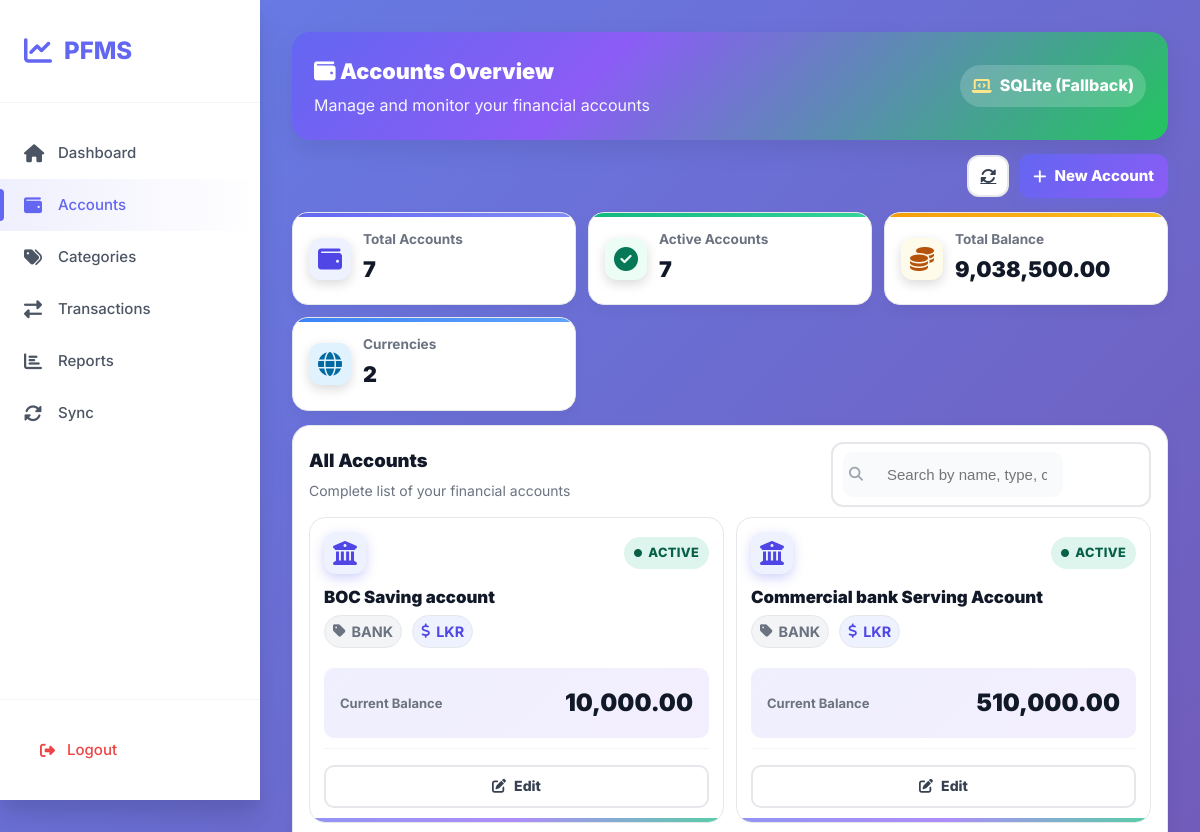
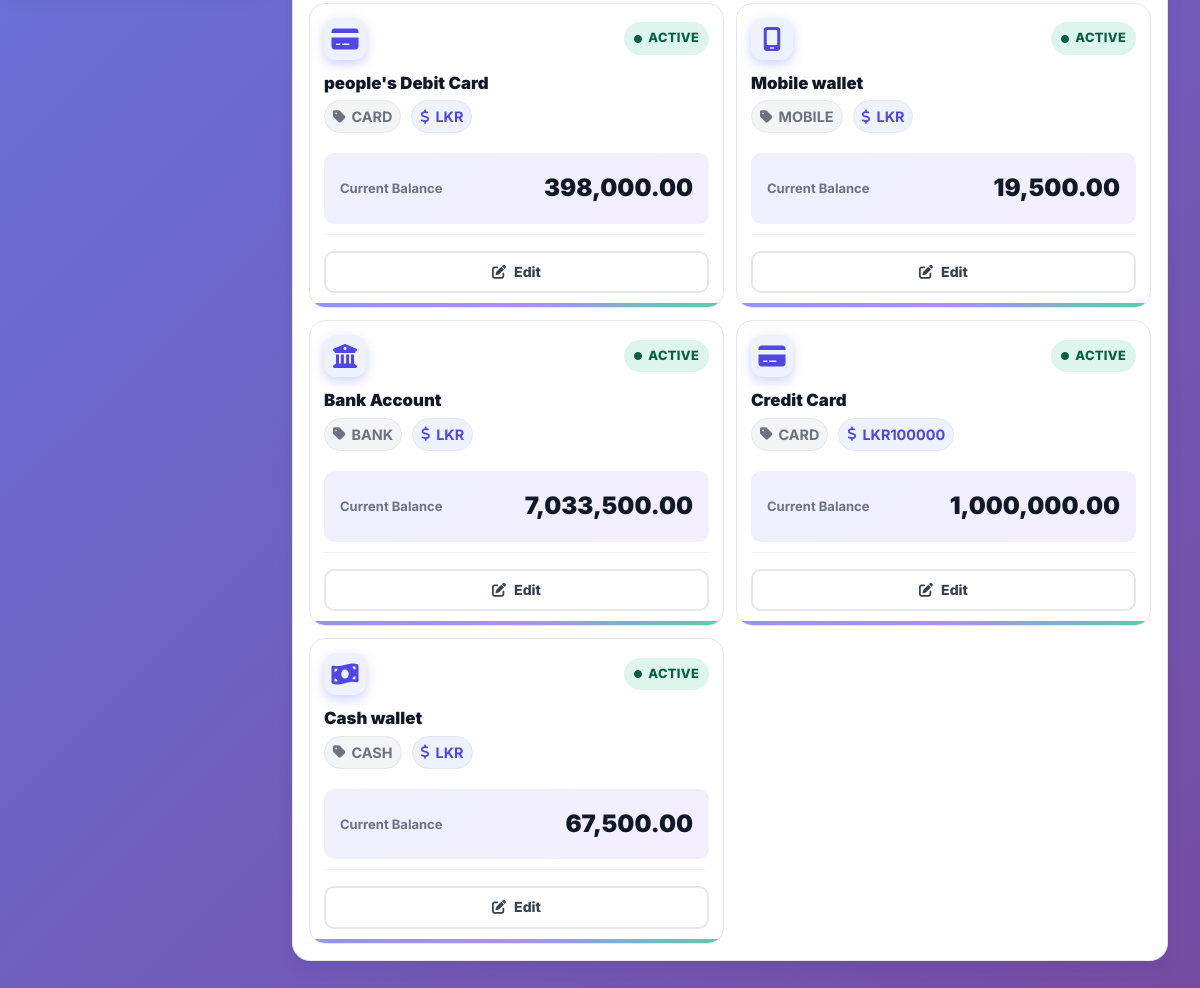
The page /app/auth/accounts/index.php (signed in) on the database as committed earlier (2 pictures, top to bottom).
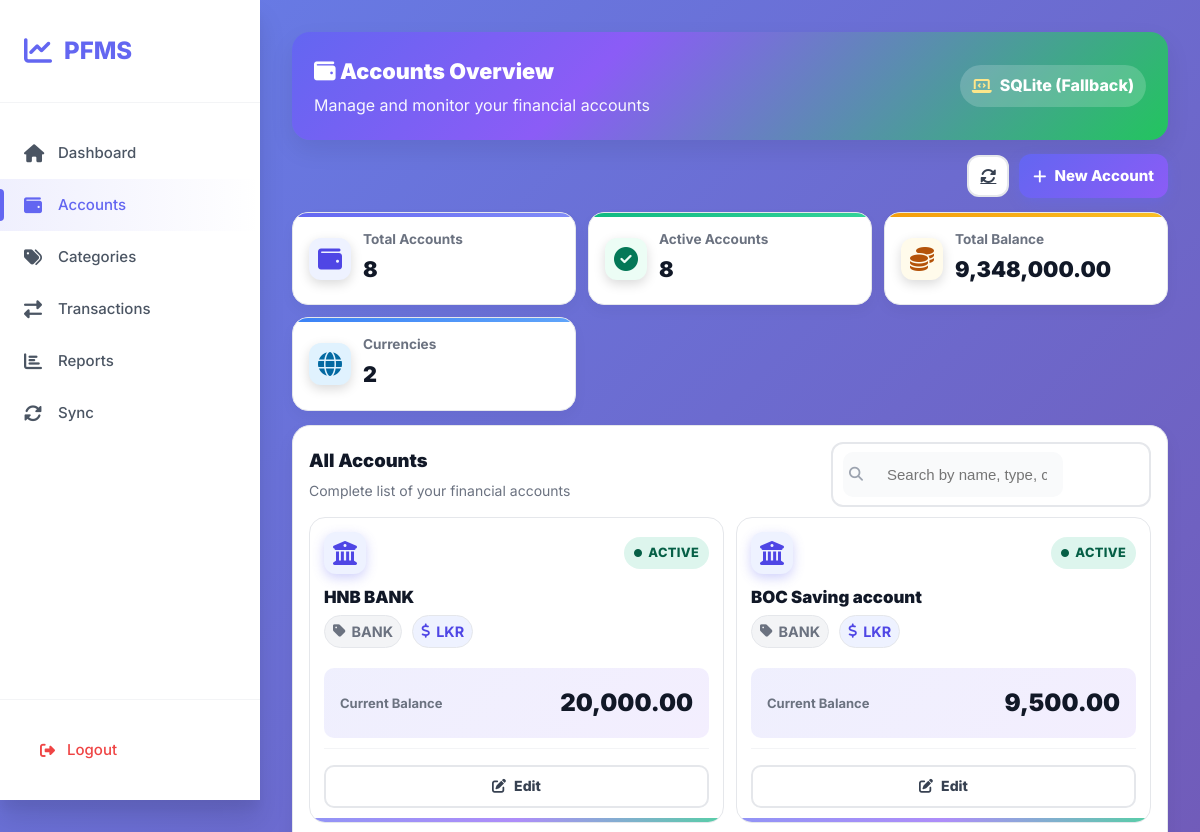
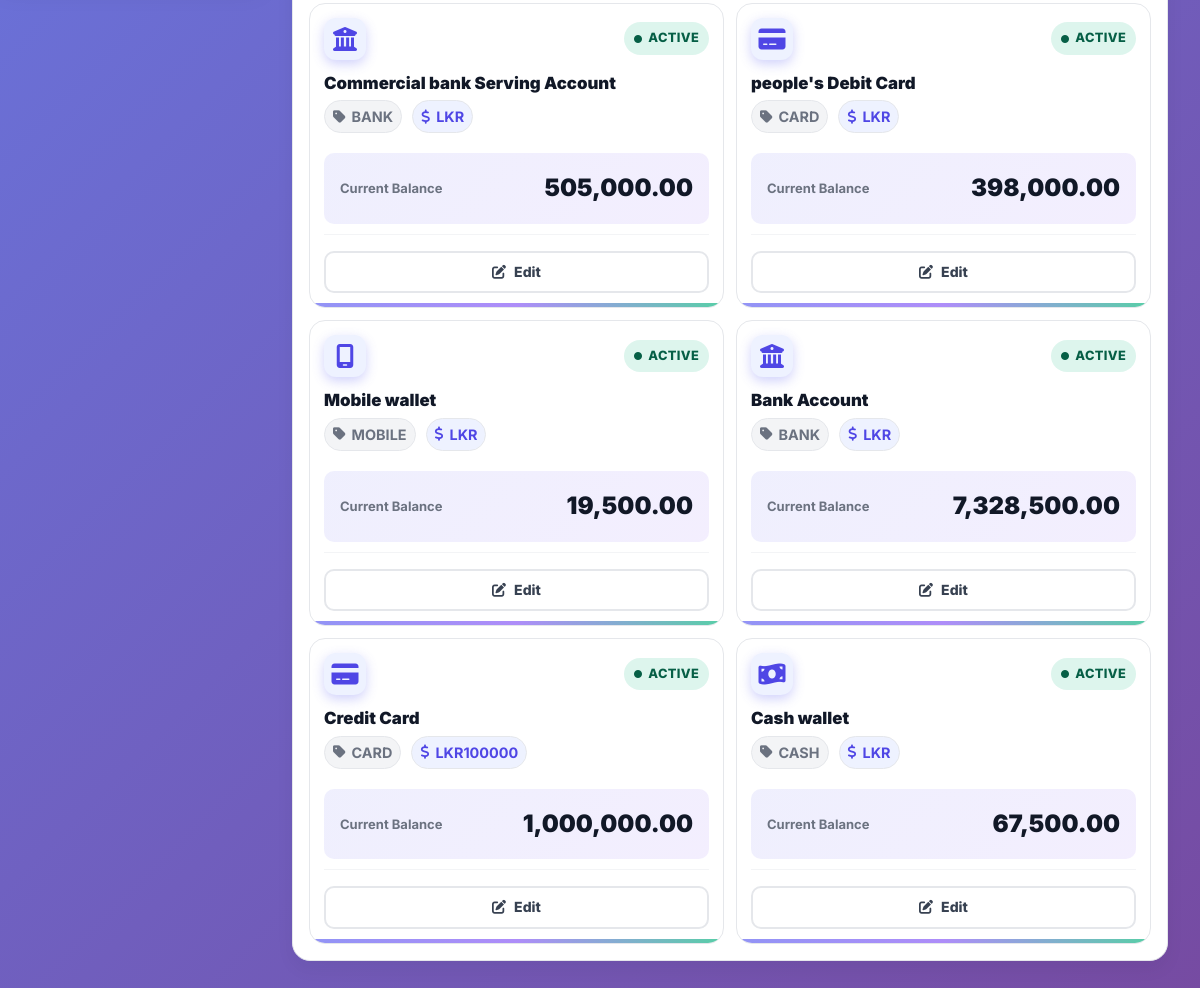
The same page on the database as committed later (2 pictures, top to bottom).
### tables this page shows
CREATE TABLE ACCOUNTS_LOCAL (
  local_account_id  INTEGER PRIMARY KEY AUTOINCREMENT,
  user_local_id     INTEGER NOT NULL,
  server_account_id INTEGER,
  account_name      TEXT NOT NULL,
  account_type      TEXT NOT NULL CHECK(account_type IN ('CASH','BANK','CARD','MOBILE')),
  currency_code     TEXT NOT NULL DEFAULT 'LKR',
  opening_balance   REAL NOT NULL DEFAULT 0,
  is_active         INTEGER NOT NULL DEFAULT 1, -- 1/0
  created_at        TEXT NOT NULL,
  updated_at        TEXT NOT NULL,
  FOREIGN KEY(user_local_id) REFERENCES USERS_LOCAL(local_user_id)
);

### app/auth/accounts/index.php (the view, shortened to what the changed rows need)
<?php
function h($x){ return htmlspecialchars((string)$x, ENT_QUOTES, 'UTF-8'); }
$pdo = sqlite();
$uid = (int)($_SESSION['uid'] ?? 0);
$mapStmt = $pdo->prepare("SELECT server_user_id FROM USERS_LOCAL WHERE local_user_id = ?");
$mapStmt->execute([$uid]);
$serverUid = (int)($mapStmt->fetchColumn() ?: 0);
$oconn = @oracle_conn();
$use_oracle = false;
$rows = [];
if ($use_oracle) {
    $sql = "
        SELECT
            a.server_account_id AS local_account_id,
            a.account_name,
            a.account_type,
            NVL(a.currency_code, 'LKR') AS currency_code,
            NVL(a.is_active,1) AS is_active,
            a.created_at,
            a.updated_at,
            NVL(a.opening_balance,0)
              + NVL(SUM(CASE
                  WHEN UPPER(t.txn_type)='INCOME'  THEN t.amount
                  WHEN UPPER(t.txn_type)='EXPENSE' THEN -t.amount
                  ELSE 0 END),0) AS current_balance
        FROM ACCOUNTS_CLOUD a
        LEFT JOIN TRANSACTIONS_CLOUD t
          ON t.account_server_id = a.server_account_id
         AND t.user_server_id    = a.user_server_id
        WHERE a.user_server_id = :P_UID
        GROUP BY
          a.server_account_id,
          a.account_name,
          a.account_type,
          a.currency_code,
          a.is_active,
          a.created_at,
          a.updated_at,
          a.opening_balance
        ORDER BY NVL(a.is_active,1) DESC, a.created_at DESC
    ";
    $st = oci_parse($oconn, $sql);
    oci_bind_by_name($st, ':P_UID', $serverUid, -1, SQLT_INT);
    oci_execute($st);
    while ($r = oci_fetch_assoc($st)) $rows[] = arr_keys_lower($r);
} else {
    $stmt = $pdo->prepare("
      SELECT local_account_id, account_name, account_type, currency_code,
             current_balance, IFNULL(is_active,1) AS is_active, created_at, updated_at
      FROM V_ACCOUNT_BALANCES
      WHERE user_local_id = ?
      ORDER BY is_active DESC, created_at DESC
    ");
    $stmt->execute([$uid]);
    $rows = $stmt->fetchAll(PDO::FETCH_ASSOC);
}
$total_accounts    = count($rows);
$active_accounts   = count(array_filter($rows, fn($r) => (int)$r['is_active']));
$total_balance     = array_sum(array_map(fn($r) => (float)$r['current_balance'], $rows));
?>
<!doctype html>
<html lang="en">
<head>
  <link rel="stylesheet" href="https://cdnjs.cloudflare.com/ajax/libs/font-awesome/6.4.0/css/all.min.css">
  <link rel="stylesheet" href="index.css">
</head>
<body>
<div class="app-container">
  <main class="main-content">
    <div class="page-hero">
      <div>
        <h1><i class="fas fa-wallet"></i> Accounts Overview</h1>
      </div>
    </div>
    <div class="stats-grid">
      <div class="stat-box stat-primary">
        <div>
          <div class="stat-label">Total Accounts</div>
          <div class="stat-value"><?= $total_accounts ?></div>
        </div>
      </div>
      <div class="stat-box stat-success">
        <div>
          <div class="stat-label">Active Accounts</div>
          <div class="stat-value"><?= $active_accounts ?></div>
        </div>
      </div>
      <div class="stat-box stat-warning">
        <div>
          <div class="stat-label">Total Balance</div>
          <div class="stat-value"><?= number_format($total_balance, 2) ?></div>
        </div>
      </div>
    </div>
    <div class="table-section">
      <div class="section-header">
        <div>
          <h2>All Accounts</h2>
        </div>
      </div>
      <?php if (empty($rows)): ?>
      <div class="empty-state">
        <div class="empty-icon"><i class="fas fa-wallet"></i></div>
        <h3>No Accounts Found</h3>
        <p>Create your first account to start tracking</p>
        <a href="<?= APP_BASE ?>/app/auth/accounts/create.php" class="btn-primary">
          <i class="fas fa-plus"></i> <span>Create Account</span>
        </a>
      </div>
      <?php else: ?>
      <div class="accounts-grid">
        <?php foreach($rows as $r):
          $name = (string)$r['account_name'];
          $type = strtoupper((string)$r['account_type']);
          $curr = (string)$r['currency_code'];
          $bal  = (float)$r['current_balance'];
          $isActive = (int)$r['is_active'] === 1;
          $icon = 'wallet';
          if ($type === 'BANK')   $icon = 'building-columns';
          if ($type === 'CARD')   $icon = 'credit-card';
          if ($type === 'CASH')   $icon = 'money-bill-wave';
          if ($type === 'MOBILE') $icon = 'mobile-screen';
        ?>
        <div class="account-card"
             data-account-name="<?= h($name) ?>"
             data-account-type="<?= h($type) ?>"
             data-currency="<?= h($curr) ?>">
          <div class="account-header">
            <div class="account-icon-wrapper"><i class="fas fa-<?= $icon ?>"></i></div>
            <div class="account-status">
              <?php if ($isActive): ?>
                <span class="badge badge-success"><i class="fas fa-circle"></i> Active</span>
              <?php else: ?>
                <span class="badge badge-inactive"><i class="fas fa-circle"></i> Inactive</span>
              <?php endif; ?>
            </div>
          </div>
          <div class="account-body">
            <h3><?= h($name) ?></h3>
            <div class="account-meta">
              <span class="meta-pill"><i class="fas fa-tag"></i> <?= h($type) ?></span>
              <span class="meta-pill meta-curr"><i class="fas fa-dollar-sign"></i> <?= h($curr) ?></span>
            </div>
            <div class="account-balance">
              <span class="balance-label">Current Balance</span>
              <span class="balance-amount"><?= number_format($bal, 2) ?></span>
            </div>
          </div>
          <div class="account-footer">
            <a href="<?= APP_BASE ?>/app/auth/accounts/edit.php?id=<?= (int)$r['local_account_id'] ?>"
               class="action-btn">
              <i class="fas fa-edit"></i> Edit
            </a>
          </div>
        </div>
        <?php endforeach; ?>
      </div>
      <?php endif; ?>
    </div>
  </main>
</div>
</body>
</html>

Rows that differ between the two databases and show on the page:
added accounts_local: account_name "HNB BANK", account_type "BANK", currency_code "LKR", bal "20,000.00"
computed for accounts_local "BOC Saving account": bal "10,000.00" → "9,500.00"
computed for accounts_local "Commercial bank Serving Account": bal "510,000.00" → "505,000.00"
computed for accounts_local "Bank Account": bal "7,033,500.00" → "7,328,500.00"
Other text that changed with them:
$total_accounts: "7" → "8"
$active_accounts: "7" → "8"
$total_balance: "9,038,500.00" → "9,348,000.00"
